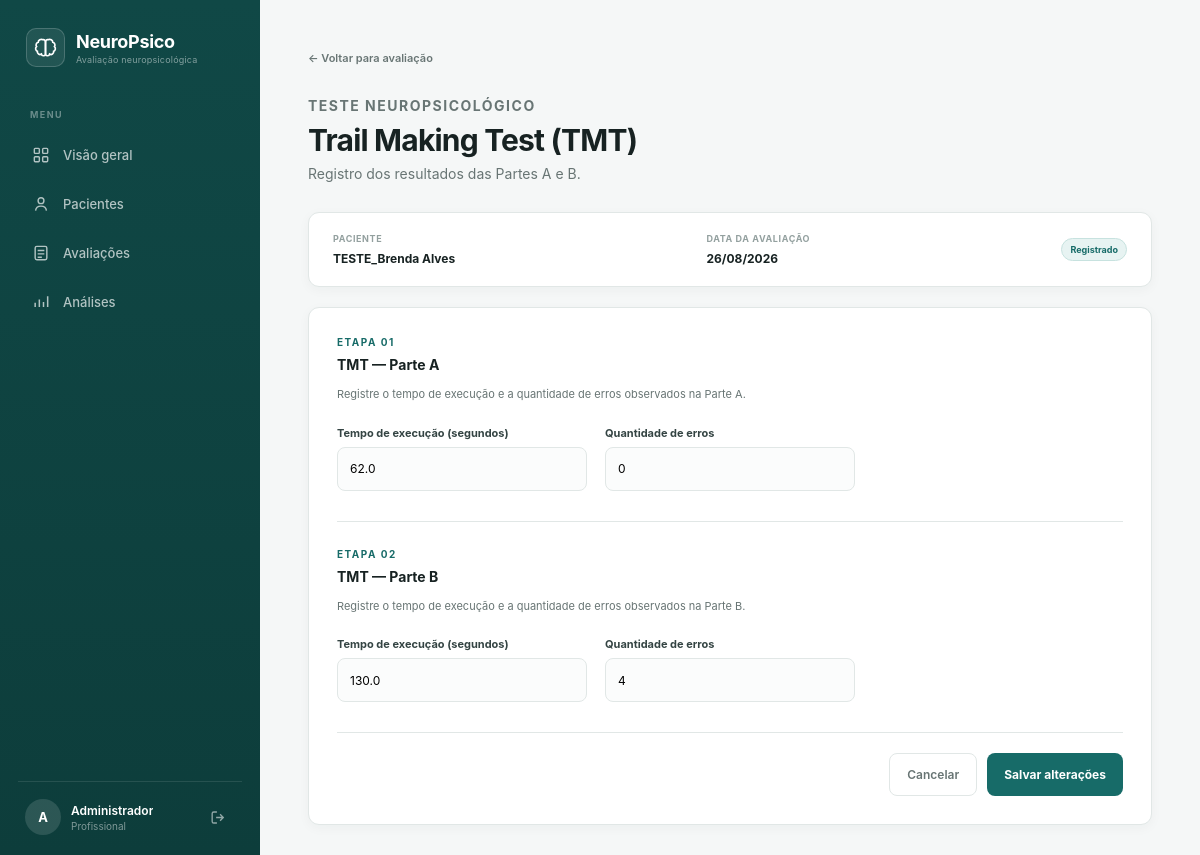
The app's page /avaliacoes/1/tmt (signed in) with its own data.
### app/models/profissional.py (models this page shows, shortened)
class Profissional(UserMixin, db.Model):
    __tablename__ = "profissional"
    id = db.Column(db.Integer, primary_key=True)
    nome = db.Column(db.String(150), nullable=False)
    email = db.Column(db.String(150), nullable=False, unique=True)
    senha = db.Column(db.String(255), nullable=False)
    avaliacoes = db.relationship(
        "Avaliacao",
        back_populates="profissional"
    )

### app/models/paciente.py (models this page shows, shortened)
class Paciente(db.Model):
    __tablename__ = "paciente"
    id = db.Column(db.Integer, primary_key=True)
    nome = db.Column(db.String(150), nullable=False)
    data_nascimento = db.Column(db.Date, nullable=False)
    sexo = db.Column(db.String(30))
    estado_civil = db.Column(db.String(50))
    anos_estudo = db.Column(db.Integer)
    profissao = db.Column(db.String(100))
    ocupacao_atual = db.Column(db.String(100))
    avaliacoes = db.relationship(
        "Avaliacao",
        back_populates="paciente"
    )

### app/models/avaliacao.py (models this page shows, shortened)
class Avaliacao(db.Model):
    __tablename__ = "avaliacao"
    id = db.Column(db.Integer, primary_key=True)
    data = db.Column(db.Date, nullable=False)
    queixa_atual = db.Column(db.Text)
    horas_sono_anterior = db.Column(db.Float)
    observacao = db.Column(db.Text)
    profissional_id = db.Column(
        db.Integer,
        db.ForeignKey("profissional.id"),
        nullable=False
    )
    paciente_id = db.Column(
        db.Integer,
        db.ForeignKey("paciente.id"),
        nullable=False
    )
    profissional = db.relationship(
        "Profissional",
        back_populates="avaliacoes"
    )
    paciente = db.relationship(
        "Paciente",
        back_populates="avaliacoes"
    )
    ravlt = db.relationship(
        "RAVLT",
        back_populates="avaliacao",
        uselist=False,
        cascade="all, delete-orphan"
    )
    tmt = db.relationship(
        "TMT",
        back_populates="avaliacao",
        uselist=False,
        cascade="all, delete-orphan"
    )
    fluencia_verbal = db.relationship(
        "FluenciaVerbal",
        back_populates="avaliacao",
        uselist=False,
        cascade="all, delete-orphan"
    )

### app/models/tmt.py (models this page shows, shortened)
class TMT(db.Model):
    __tablename__ = "tmt"
    id = db.Column(db.Integer, primary_key=True)
    avaliacao_id = db.Column(
        db.Integer,
        db.ForeignKey("avaliacao.id"),
        nullable=False,
        unique=True
    )
    tempo_a = db.Column(db.Float)
    erros_a = db.Column(db.Integer)
    tempo_b = db.Column(db.Float)
    erros_b = db.Column(db.Integer)
    avaliacao = db.relationship(
        "Avaliacao",
        back_populates="tmt"
    )

### app/routes/tmt.py (the view, shortened to what this page needs)
@tmt_bp.route(
    "/<int:avaliacao_id>/tmt",
    methods=["GET", "POST"]
)
@login_required
def formulario(avaliacao_id):
    avaliacao = db.get_or_404(Avaliacao, avaliacao_id)
    if avaliacao.profissional_id != current_user.id:
        abort(404)
    tmt = avaliacao.tmt
    return render_template(
        "avaliacoes/tmt.html",
        avaliacao=avaliacao,
        tmt=tmt
    )

### app/templates/avaliacoes/tmt.html (shortened to what this page needs)
{% extends "base.html" %}
{% block content %}
<header class="page-header">
    <div>
        <a
            href="{{ url_for('avaliacoes.visualizar', avaliacao_id=avaliacao.id) }}"
            class="back-link"
        >
            ← Voltar para avaliação
        </a>
        <p class="page-eyebrow">
            TESTE NEUROPSICOLÓGICO
        </p>
        <h1>Trail Making Test (TMT)</h1>
        <p>
            Registro dos resultados das Partes A e B.
        </p>
    </div>
</header>
<section class="page-container">
    <div class="ravlt-patient-bar">
        <div>
            <span class="detail-label">PACIENTE</span>
            <strong>
                {{ avaliacao.paciente.nome }}
            </strong>
        </div>
        <div>
            <span class="detail-label">
                DATA DA AVALIAÇÃO
            </span>
            <strong>
                {{ avaliacao.data.strftime('%d/%m/%Y') }}
            </strong>
        </div>
        <div>
            <span class="test-status {% if tmt %}completed{% endif %}">
                {% if tmt %}
                    Registrado
                {% else %}
                    Não registrado
                {% endif %}
            </span>
        </div>
    </div>
    <form
        method="POST"
        class="form-card ravlt-form-card"
    >
        <div class="form-section">
            <p class="page-eyebrow">
                ETAPA 01
            </p>
            <h2 class="form-section-title">
                TMT — Parte A
            </h2>
            <p class="ravlt-section-description">
                Registre o tempo de execução e a quantidade
                de erros observados na Parte A.
            </p>
            <div class="ravlt-fields-grid">
                <div class="form-group">
                    <label for="tempo_a">
                        Tempo de execução (segundos)
                    </label>
                    <input
                        type="number"
                        id="tempo_a"
                        name="tempo_a"
                        min="0.01"
                        max="36000"
                        step="0.01"
                        placeholder="Ex.: 42.5"
                        value="{{ request.form.get('tempo_a', tmt.tempo_a if tmt and tmt.tempo_a is not none else '') }}"
                    >
                </div>
                <div class="form-group">
                    <label for="erros_a">
                        Quantidade de erros
                    </label>
                    <input
                        type="number"
                        id="erros_a"
                        name="erros_a"
                        min="0"
                        step="1"
                        placeholder="Ex.: 2"
                        value="{{ request.form.get('erros_a', tmt.erros_a if tmt and tmt.erros_a is not none else '') }}"
                    >
                </div>
            </div>
        </div>
        <div class="form-section">
            <p class="page-eyebrow">
                ETAPA 02
            </p>
            <h2 class="form-section-title">
                TMT — Parte B
            </h2>
            <p class="ravlt-section-description">
                Registre o tempo de execução e a quantidade
                de erros observados na Parte B.
            </p>
            <div class="ravlt-fields-grid">
                <div class="form-group">
                    <label for="tempo_b">
                        Tempo de execução (segundos)
                    </label>
                    <input
                        type="number"
                        id="tempo_b"
                        name="tempo_b"
                        min="0.01"
                        max="36000"
                        step="0.01"
                        placeholder="Ex.: 98.5"
                        value="{{ request.form.get('tempo_b', tmt.tempo_b if tmt and tmt.tempo_b is not none else '') }}"
                    >
                </div>
                <div class="form-group">
                    <label for="erros_b">
                        Quantidade de erros
                    </label>
                    <input
                        type="number"
                        id="erros_b"
                        name="erros_b"
                        min="0"
                        step="1"
                        placeholder="Ex.: 3"
                        value="{{ request.form.get('erros_b', tmt.erros_b if tmt and tmt.erros_b is not none else '') }}"
                    >
                </div>
            </div>
        </div>
        <div class="form-actions">
            <a
                href="{{ url_for('avaliacoes.visualizar', avaliacao_id=avaliacao.id) }}"
                class="button-secondary"
            >
                Cancelar
            </a>
            <button
                type="submit"
                class="button-primary"
            >
                {% if tmt %}
                    Salvar alterações
                {% else %}
                    Salvar resultados
                {% endif %}
            </button>
        </div>
    </form>
</section>
{% endblock %}

### app/templates/base.html (shortened to what this page needs)
<!DOCTYPE html>
<html lang="pt-BR">
<head>
    <link
        rel="stylesheet"
        href="{{ url_for('static', filename='css/app.css') }}"
    >
</head>
<body>
<div class="app-layout">
    <aside class="sidebar">
        <div class="sidebar-header">
            <div class="brand-icon">
            </div>
            <div>
                <span class="brand-name">NeuroPsico</span>
                <span class="brand-subtitle">
                    Avaliação neuropsicológica
                </span>
            </div>
        </div>
        <nav class="sidebar-nav">
            <span class="nav-section-title">
                MENU
            </span>
            <a
                href="{{ url_for('auth.dashboard') }}"
                class="nav-item {% if request.endpoint == 'auth.dashboard' %}active{% endif %}"
            >
                <span>Visão geral</span>
            </a>
            <a
                href="{{ url_for('pacientes.listar') }}"
                class="nav-item {% if request.blueprint == 'pacientes' %}active{% endif %}"
            >
                <svg viewBox="0 0 24 24" fill="none">
                    <circle
                        cx="12"
                        cy="8"
                        r="3.5"
                        stroke="currentColor"
                        stroke-width="1.7"
                    />
                    <path
                        d="M5.5 20C5.8 16.5 8.3 14.5 12 14.5C15.7 14.5 18.2 16.5 18.5 20"
                        stroke="currentColor"
                        stroke-width="1.7"
                    />
                </svg>
                <span>Pacientes</span>
            </a>
            <a href="{{ url_for('avaliacoes.listar') }}" class="nav-item {% if request.blueprint == 'avaliacoes' %}active{% endif %}">
                <svg viewBox="0 0 24 24" fill="none">
                    <rect
                        x="5"
                        y="4"
                        width="14"
                        height="16"
                        rx="2"
                        stroke="currentColor"
                        stroke-width="1.7"
                    />
                    <path
                        d="M8 9H16M8 13H16M8 17H13"
                        stroke="currentColor"
                        stroke-width="1.7"
                    />
                </svg>
                <span>Avaliações</span>
            </a>
            <a href="{{ url_for('analises.index') }}" class="nav-item">
                <svg viewBox="0 0 24 24" fill="none">
                    <path
                        d="M5 18V13M10 18V9M15 18V12M20 18V5"
                        stroke="currentColor"
                        stroke-width="1.8"
                    />
                </svg>
                <span>Análises</span>
            </a>
        </nav>
        <div class="sidebar-footer">
            <div class="user-info">
                <div class="user-avatar">
                    {{ current_user.nome[0] | upper }}
                </div>
                <div class="user-details">
                    <span class="user-name">
                        {{ current_user.nome }}
                    </span>
                    <span class="user-role">
                        Profissional
                    </span>
                </div>
            </div>
            <a
                href="{{ url_for('auth.logout') }}"
                class="logout-button"
                title="Sair"
            >
                <svg viewBox="0 0 24 24" fill="none">
                    <path
                        d="M10 5H6C4.9 5 4 5.9 4 7V17C4 18.1 4.9 19 6 19H10"
                        stroke="currentColor"
                        stroke-width="1.7"
                    />
                    <path
                        d="M14 8L18 12L14 16M18 12H9"
                        stroke="currentColor"
                        stroke-width="1.7"
                    />
                </svg>
            </a>
        </div>
    </aside>
    <main class="main-content">
        {% block content %}{% endblock %}
    </main>
</div>
</body>
</html>

### records on screen
Profissional: nome "A", nome "Administrador"
Paciente: paciente.nome "TESTE_Brenda Alves"
Avaliacao: data "26/08/2026"
TMT: tempo_a "62.0", erros_a "0", tempo_b "130.0", erros_b "4"
